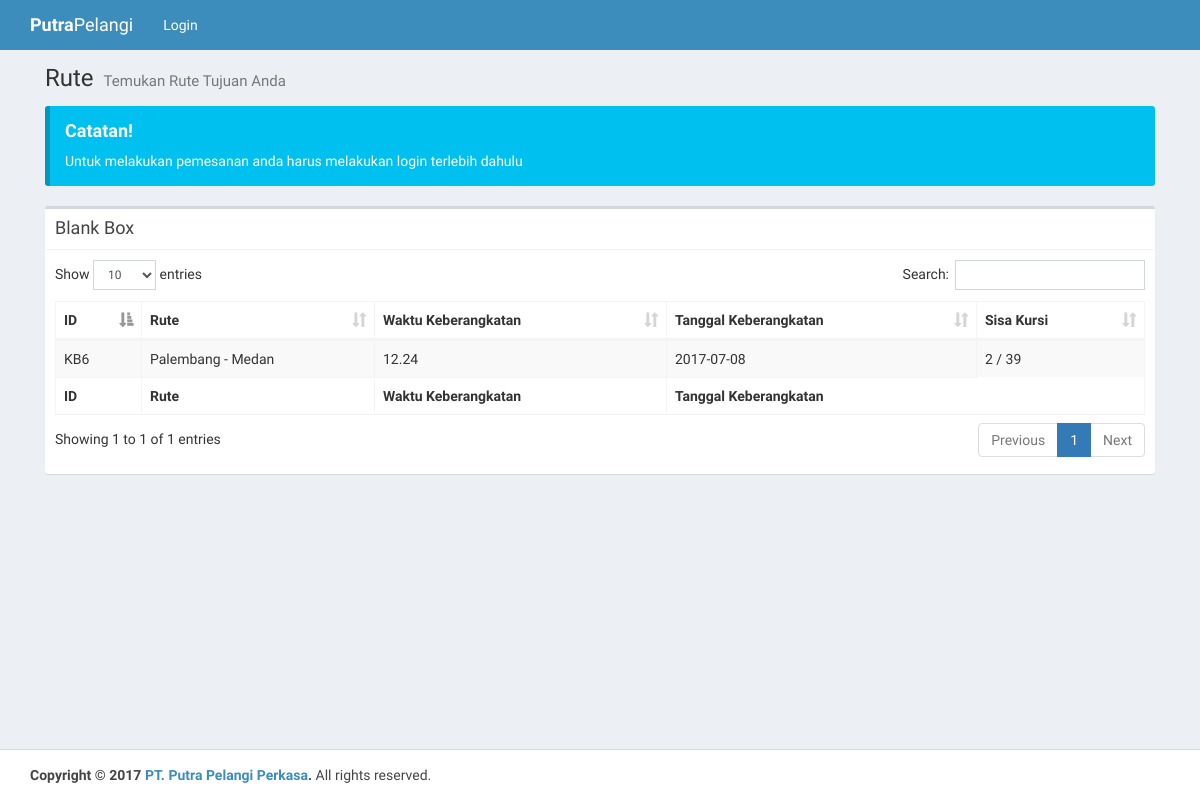
The app's page /index.php/web/rute, older data.
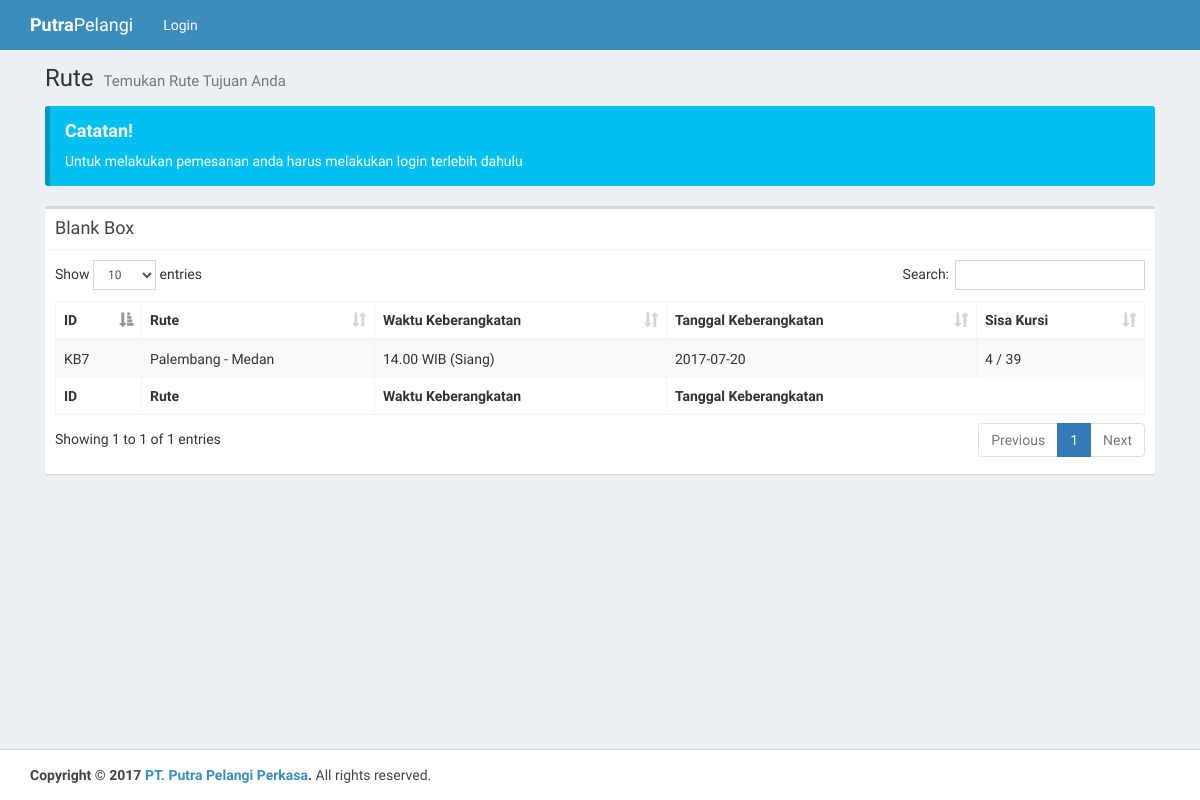
The same page, newer data.
### tables this page shows
CREATE TABLE `keberangkatan` (
  `id_keberangkatan` bigint(20) NOT NULL,
  `id_rute` int(6) DEFAULT NULL,
  `waktu` varchar(20) DEFAULT NULL,
  `tanggal` varchar(20) DEFAULT NULL,
  `id_bus` int(10) DEFAULT NULL,
  `status` int(1) DEFAULT '1'
);

CREATE TABLE `rute` (
  `id_rute` int(6) NOT NULL,
  `rute` text,
  `asal` varchar(255) NOT NULL,
  `tujuan` varchar(255) NOT NULL,
  `biaya` bigint(20) DEFAULT NULL
);

CREATE TABLE `bus` (
  `id_bus` int(10) NOT NULL,
  `nama` varchar(255) DEFAULT NULL,
  `kapasitas` int(4) DEFAULT NULL,
  `telepon` varchar(20) DEFAULT '-',
  `pembuat` varchar(64) DEFAULT NULL,
  `no_polisi` varchar(20) DEFAULT NULL
);

### application/controllers/Web.php (called while the page is built, shortened)
<?php
class Web extends MY_Controller
{
  public function rute()
  {
    $this->load->model('keberangkatan_m');
    $this->load->model('log_tiket_m');
    $tables = ['rute','bus']; $jcond = ['id_rute','id_bus'];
    $this->data['keberangkatan'] = $this->keberangkatan_m->getDataJoin($tables, $jcond,'status != 0');
    $this->data['title'] = 'Rute '.$this->title;
    $this->load->view('home/rute',$this->data);
  }
}

### index.php (called while the page is built, shortened)
<?php
require_once BASEPATH.'core/CodeIgniter.php';

### application/core/MY_Model.php (called while the page is built, shortened)
<?php
class MY_Model extends CI_Model
{
	protected $data = [];
	public function getDataJoin($tables, $jcond, $cond = '')
	{
		if (is_string($cond) && strlen($cond) > 3)
			$this->db->where($cond);
		$this->db->select('*');
		for ($i = 0; $i < count($tables); $i++)
			$this->db->join($tables[$i], $jcond[$i]);
		return $this->db->get($this->data['table_name'])->result();
	}
}

### application/models/Log_tiket_m.php (called while the page is built, shortened)
<?php
class Log_tiket_m extends MY_Model {
    public function __construct(){
        $this->data['table_name'] = 'log_tiket';
    }
    public function countTicket($cond = ''){
        if (is_array($cond))
			  $this->db->where($cond);
		    return $this->db->get($this->data['table_name'])->num_rows();
	  }
}

### application/views/home/rute.php (the view, shortened to what this page needs)
<!DOCTYPE html>
<html>
<head>
  <link rel="stylesheet" href="<?=base_url('assets/bootstrap/css/bootstrap.min.css')?>">
  <link rel="stylesheet" href="<?=base_url('assets/css/font-awesome.min.css')?>">
  <link rel="stylesheet" href="<?=base_url('assets/css/ionicons.min.css')?>">
  <link rel="stylesheet" href="<?=base_url('assets/dist/css/AdminLTE.min.css')?>">
  <link rel="stylesheet" href="<?=base_url('assets/dist/css/skins/_all-skins.min.css')?>">
  <link rel="stylesheet" href="<?=base_url('assets/plugins/datatables/dataTables.bootstrap.css')?>">
</head>
<body class="hold-transition skin-blue layout-top-nav">
<div class="wrapper">
  <header class="main-header">
    <nav class="navbar navbar-static-top">
      <div class="container">
        <div class="navbar-header">
          <a href="<?=base_url()?>" class="navbar-brand"><b>Putra</b>Pelangi</a>
        </div>
        <div class="collapse navbar-collapse pull-left" id="navbar-collapse">
          <ul class="nav navbar-nav">
            <li><a href="<?=base_url('login')?>">Login</a></li>
          </ul>
        </div>
      </div>
    </nav>
  </header>
  <div class="content-wrapper">
    <div class="container">
      <section class="content-header">
        <h1>
          Rute
          <small>Temukan Rute Tujuan Anda</small>
        </h1>
      </section>
      <section class="content">
        <div class="callout callout-info">
          <h4>Catatan!</h4>
          <p>Untuk melakukan pemesanan anda harus melakukan login terlebih dahulu</p>
        </div>
        <div class="box box-default">
          <div class="box-header with-border">
            <h3 class="box-title">Blank Box</h3>
          </div>
          <div class="box-body">
            <table id="example1" class="table table-bordered table-striped">
              <thead>
              <tr>
                <th>ID</th>
                <th>Rute</th>
                <th>Waktu Keberangkatan</th>
                <th>Tanggal Keberangkatan</th>
                <th>Sisa Kursi</th>
              </tr>
              </thead>
              <tbody>
              <?php foreach ($keberangkatan as $row):?>
              <?php if ($row->status != 3):?>
              <tr>
                <td>KB<?=$row->id_keberangkatan?></td>
                <td><?=$row->asal?> - <?=$row->tujuan?></td>
                <td><?=$row->waktu?></td>
                <td><?=$row->tanggal?></td>
                <td><?=$this->log_tiket_m->countTicket(['id_keberangkatan'=>$row->id_keberangkatan])?> / <?=$row->kapasitas?></td>
              </tr>
              <?php endif;?>
              <?php endforeach;?>
              </tbody>
              <tfoot>
              <tr>
                <th>ID</th>
                <th>Rute</th>
                <th>Waktu Keberangkatan</th>
                <th>Tanggal Keberangkatan</th>
              </tr>
              </tfoot>
            </table>
          </div>
        </div>
      </section>
    </div>
  </div>
  <footer class="main-footer">
    <div class="container">
      <strong>Copyright &copy; 2017 <a href="http://almsaeedstudio.com">PT. Putra Pelangi Perkasa</a>.</strong> All rights
      reserved.
    </div>
  </footer>
</div>
</body>
</html>

Row changes from the older to the newer data that the page shows:
no longer on this page (row edited): keberangkatan: id_keberangkatan "6", id_rute.asal "Palembang", id_rute.tujuan "Medan", waktu "12.24", tanggal "2017-07-08", id_keberangkatan "2", id_bus.kapasitas "39"
added keberangkatan: id_keberangkatan "7", id_rute.asal "Palembang", id_rute.tujuan "Medan", waktu "14.00 WIB (Siang)", tanggal "2017-07-20", id_keberangkatan "4", id_bus.kapasitas "39"
